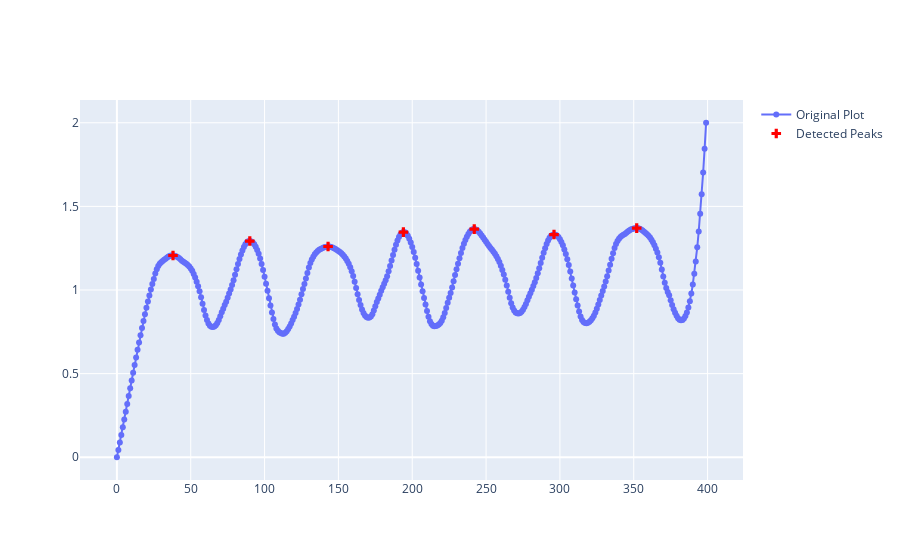
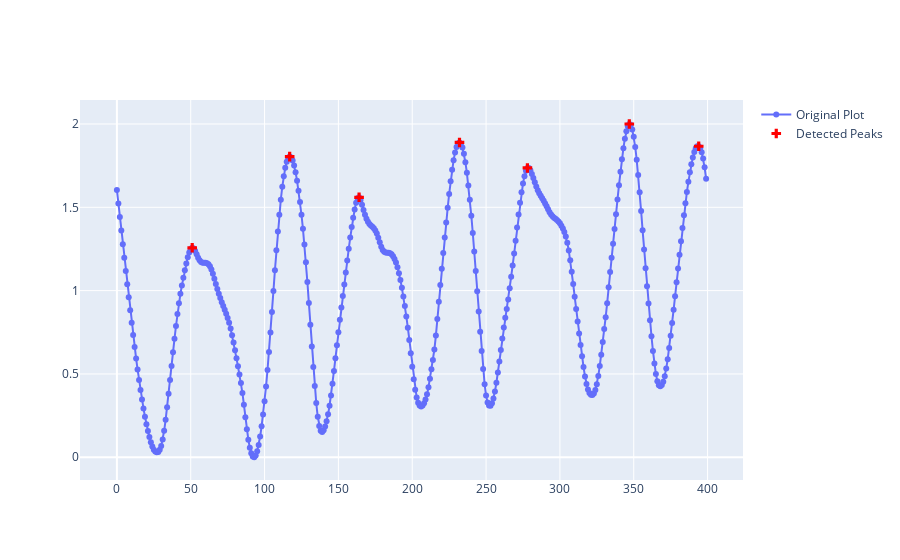
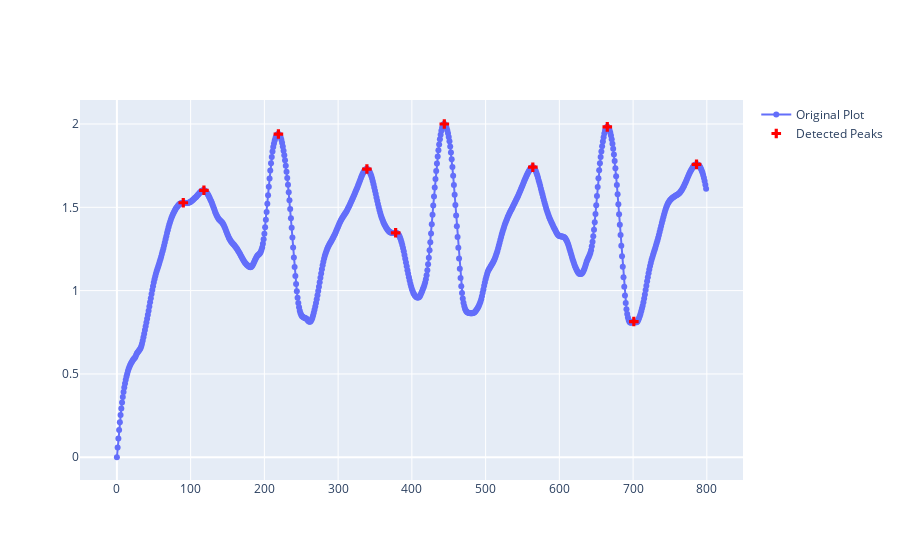

Here is the notebook cell these charts were saved with, in order:
### Code cell
rawData_0 = pd.read_csv('0529Data/0529_user1/NormalGait1.csv')
rawData_1 = pd.read_csv('0529Data/0529_user1/AbnormalGait1.csv')
rawData_2 = pd.read_csv('0529Data/abnormal/abnormalWalk1.csv')

main(rawData_0)
main(rawData_1)
main(rawData_2)

### Figure 1 — Plotly figure (JSON) as saved in the notebook; plotly's stock layout.template omitted (floating-point values rounded to 4 significant figures; data arrays with more than 128 entries replaced by an {"elided": "..."} marker saying what was removed)
{"data": [{"mode": "lines+markers", "name": "Original Plot", "type": "scatter", "y": {"elided": "400 float values"}}, {"marker": {"color": "red", "size": 8, "symbol": "cross"}, "mode": "markers", "name": "Detected Peaks", "type": "scatter", "x": [38, 90, 143, 194, 242, 296, 352], "y": [1.206, 1.293, 1.26, 1.346, 1.364, 1.331, 1.37]}], "layout": {}}

### Figure 2 — Plotly figure (JSON) as saved in the notebook; plotly's stock layout.template omitted (floating-point values rounded to 4 significant figures; data arrays with more than 128 entries replaced by an {"elided": "..."} marker saying what was removed)
{"data": [{"mode": "lines+markers", "name": "Original Plot", "type": "scatter", "y": {"elided": "400 float values"}}, {"marker": {"color": "red", "size": 8, "symbol": "cross"}, "mode": "markers", "name": "Detected Peaks", "type": "scatter", "x": [51, 117, 164, 232, 278, 347, 394], "y": [1.257, 1.804, 1.56, 1.889, 1.736, 2, 1.867]}], "layout": {}}

### Figure 3 — Plotly figure (JSON) as saved in the notebook; plotly's stock layout.template omitted (floating-point values rounded to 4 significant figures; data arrays with more than 128 entries replaced by an {"elided": "..."} marker saying what was removed)
{"data": [{"mode": "lines+markers", "name": "Original Plot", "type": "scatter", "y": {"elided": "800 float values"}}, {"marker": {"color": "red", "size": 8, "symbol": "cross"}, "mode": "markers", "name": "Detected Peaks", "type": "scatter", "x": [90, 118, 219, 339, 378, 444, 564, 665, 701, 786], "y": [1.527, 1.602, 1.94, 1.73, 1.347, 2, 1.741, 1.983, 0.8144, 1.758]}], "layout": {}}
